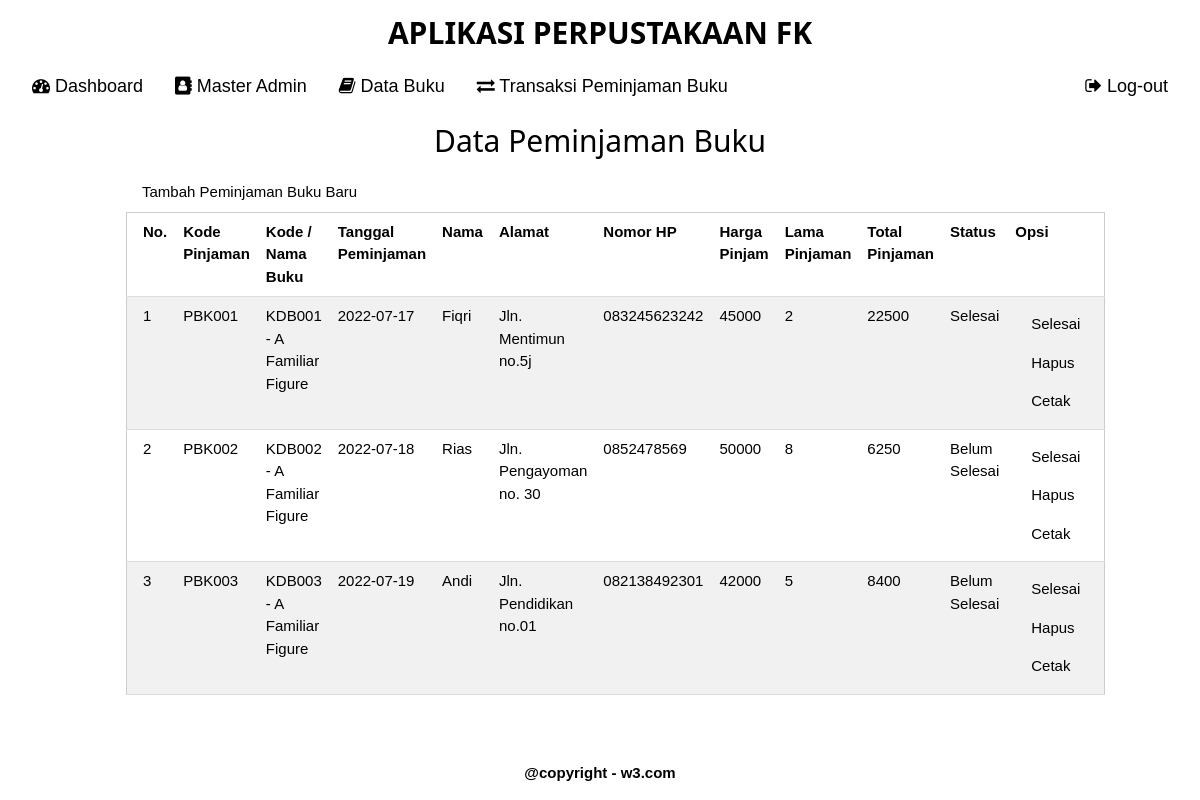
/admin/peminjaman-buku/index.php, run on the app's committed database.
### tables this page shows
CREATE TABLE `tpinjaman_buku` (
  `kode_pinjaman` varchar(6) NOT NULL,
  `kode_buku` varchar(6) NOT NULL,
  `tgl_pinjaman` date NOT NULL,
  `nama` varchar(255) NOT NULL,
  `alamat` text NOT NULL,
  `nomor_hp` varchar(13) NOT NULL,
  `harga_pinjam` int(16) NOT NULL,
  `lama_pinjaman` int(6) NOT NULL,
  `total_pinjaman` bigint(16) NOT NULL,
  `status` enum('Belum Selesai','Selesai','','') NOT NULL
);

CREATE TABLE `tbuku` (
  `kode_buku` varchar(6) NOT NULL,
  `nama_buku` varchar(255) NOT NULL,
  `cover_buku` varchar(255) NOT NULL,
  `pengarang` varchar(255) NOT NULL,
  `genre` varchar(255) NOT NULL,
  `tahun_terbit` varchar(4) NOT NULL,
  `harga` int(16) NOT NULL,
  `stok` int(16) NOT NULL
);

### admin/peminjaman-buku/index.php (the view, shortened to what this page needs)
<?php include 'kode-pinjaman.php'; ?>
<?php include '../header.php' ?>
<body>
    <div class="w3-bar w3-color w3-center">
        <h2><b>APLIKASI PERPUSTAKAAN FK</b></h2>
    </div>
    <div class="w3-bar w3-color w3-container w3-large">
        <a href="../" class="w3-bar-item w3-button"><i class="fa fa-dashboard"></i> Dashboard</a>
        <a href="../master/" class="w3-bar-item w3-button"><i class="fa fa-address-book"></i> Master Admin</a>
        <a href="../data-buku/" class="w3-bar-item w3-button"><i class="fa fa-book"></i> Data Buku</a>
        <a href="./" class="w3-bar-item w3-button"><i class="fa fa-exchange"></i> Transaksi Peminjaman Buku</a>
        <span onclick="document.getElementById('id00').style.display='block'" class="w3-bar-item w3-button w3-right"><i
                class="fa fa-sign-out"></i> Log-out</span>
    </div>
    <div class="w3-content">
        <div class="w3-container">
            <h2 class="w3-center">Data Peminjaman Buku</h2>
            <a href="tambah-peminjaman-buku.php" class="w3-button w3-color">Tambah Peminjaman Buku Baru</a>
            <table class="w3-table-all">
                <tr>
                    <th>No.</th>
                    <th>Kode Pinjaman</th>
                    <th>Kode / Nama Buku</th>
                    <th>Tanggal Peminjaman</th>
                    <th>Nama</th>
                    <th>Alamat</th>
                    <th>Nomor HP</th>
                    <th>Harga Pinjam</th>
                    <th>Lama Pinjaman</th>
                    <th>Total Pinjaman</th>
                    <th>Status</th>
                    <th>Opsi</th>
                </tr>
                <?php
                $no = 1;
                $data = mysqli_query($koneksi, "SELECT * FROM tpinjaman_buku");
                $datas = mysqli_query($koneksi, "SELECT * FROM tbuku");
                while ($da = mysqli_fetch_array($datas))
                while ($d = mysqli_fetch_array($data)) {
                ?>
                <tr>
                    <td><?php echo $no++; ?></td>
                    <td><?php echo $d['kode_pinjaman']; ?></td>
                    <td><?php echo $d['kode_buku']?> - <?php echo $da['nama_buku']?></</td>
                    <td><?php echo $d['tgl_pinjaman']; ?></td>
                    <td><?php echo $d['nama']; ?></</td>
                    <td><?php echo $d['alamat']; ?></</td>
                    <td><?php echo $d['nomor_hp']; ?></</td>
                    <td><?php echo $d['harga_pinjam']; ?></</td>
                    <td><?php echo $d['lama_pinjaman']; ?></</td>
                    <td><?php echo $d['total_pinjaman']; ?></</td>
                    <td><?php echo $d['status']; ?></</td>
                    <td>
                        <a href="selesai-peminjaman-buku.php?kode_pinjaman=<?php echo $d['kode_pinjaman']; ?>" class="w3-button w3-color">Selesai</a>
                        <a href="delete.php?kode_pinjaman=<?php echo $d['kode_pinjaman']; ?>" onclick="konfirmasi()" class="w3-button w3-color">Hapus</a>
                        <a href="print.php?kode_pinjaman=<?php echo $d['kode_pinjaman']; ?>" class="w3-button w3-color">Cetak</a>
                    </td>
                </tr>
                <?php
                }
                ?>
            </table>
        </div>
    </div>
<?php include '../footer.php' ?>

### frontend/css/w3.css (style rules this page uses)
html { box-sizing: border-box }
*,*:before,*:after { box-sizing: inherit }
html,body { font-family:Verdana,sans-serif ; font-size:15px ; line-height:1.5 }
html { overflow-x:hidden }
h2 { font-size:30px }
h1,h2,h3,h4,h5,h6 { font-family:"Segoe UI",Arial,sans-serif;font-weight:400;margin:10px 0 }
a { color:inherit }
.w3-table,.w3-table-all { border-collapse:collapse; border-spacing:0; width:100%; display:table }
.w3-table-all { border:1px solid #ccc }
.w3-bordered tr,.w3-table-all tr { border-bottom:1px solid #ddd }
.w3-table-all tr:nth-child(odd) { background-color:#fff }
.w3-table-all tr:nth-child(even) { background-color:#f1f1f1 }
.w3-table td,.w3-table th,.w3-table-all td,.w3-table-all th { padding:8px 8px; display:table-cell; text-align:left; vertical-align:top }
.w3-table th:first-child,.w3-table td:first-child,.w3-table-all th:first-child,.w3-table-all td:first-child { padding-left:16px }
.w3-btn,.w3-button { border:none; display:inline-block; padding:8px 16px; vertical-align:middle; overflow:hidden; text-decoration:none; color:inherit; background-color:inherit; text-align:center; cursor:pointer; white-space:nowrap }
.w3-btn,.w3-button { -webkit-touch-callout:none; -webkit-user-select:none; -khtml-user-select:none; -moz-user-select:none; -ms-user-select:none; user-select:none }
.w3-bar { width:100% ; overflow:hidden }
.w3-bar .w3-bar-item { padding:8px 16px ; float:left ; width:auto ; border:none ; display:block ; outline:0 }
.w3-bar .w3-button { white-space:normal }
.w3-container:after,.w3-container:before,.w3-panel:after,.w3-panel:before,.w3-row:after,.w3-row:before,.w3-row-padding:after,.w3-row-padding:before, .w3-cell-row:before,.w3-cell-row:after,.w3-clear:after,.w3-clear:before,.w3-bar:before,.w3-bar:after { content:"" ; display:table ; clear:both }
.w3-content,.w3-auto { margin-left:auto ; margin-right:auto }
.w3-content { max-width:980px }
.w3-container,.w3-panel { padding:0.01em 16px }
.w3-large { font-size:18px!important }
.w3-center { text-align:center!important }
.w3-right { float:right!important }

### data on the page
tbuku: nama_buku "A Familiar Figure"
tpinjaman_buku: kode_pinjaman "PBK001", kode_buku "KDB001", kode_buku.nama_buku "A Familiar Figure", tgl_pinjaman "2022-07-17", nama "Fiqri", alamat "Jln. Mentimun no.5j", nomor_hp "083245623242", harga_pinjam "45000", lama_pinjaman "2", total_pinjaman "22500", status "Selesai"
tpinjaman_buku: kode_pinjaman "PBK002", kode_buku "KDB002", tgl_pinjaman "2022-07-18", nama "Rias", alamat "Jln. Pengayoman no. 30", nomor_hp "0852478569", harga_pinjam "50000", lama_pinjaman "8", total_pinjaman "6250", status "Belum Selesai"
tpinjaman_buku: kode_pinjaman "PBK003", kode_buku "KDB003", tgl_pinjaman "2022-07-19", nama "Andi", alamat "Jln. Pendidikan no.01", nomor_hp "082138492301", harga_pinjam "42000", lama_pinjaman "5", total_pinjaman "8400", status "Belum Selesai"
